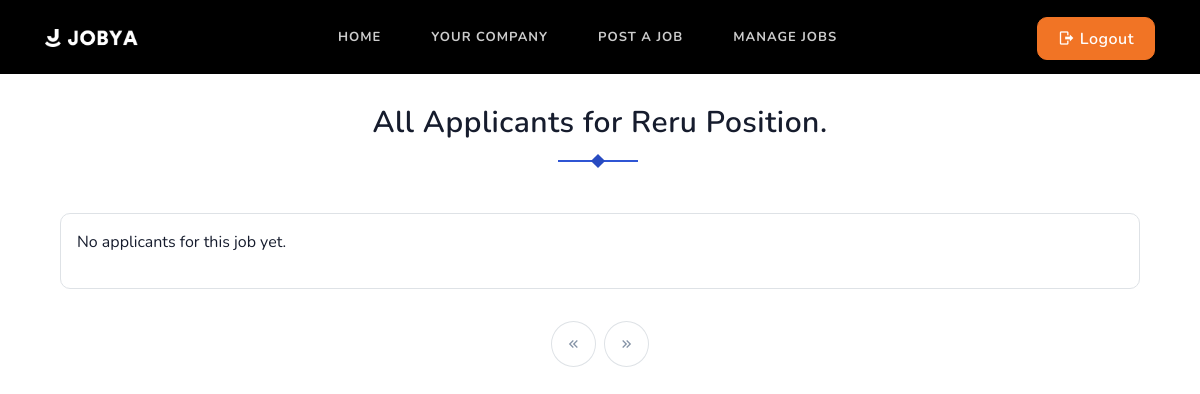
Before: /job/5/applicants/ (signed in) with the older database file.
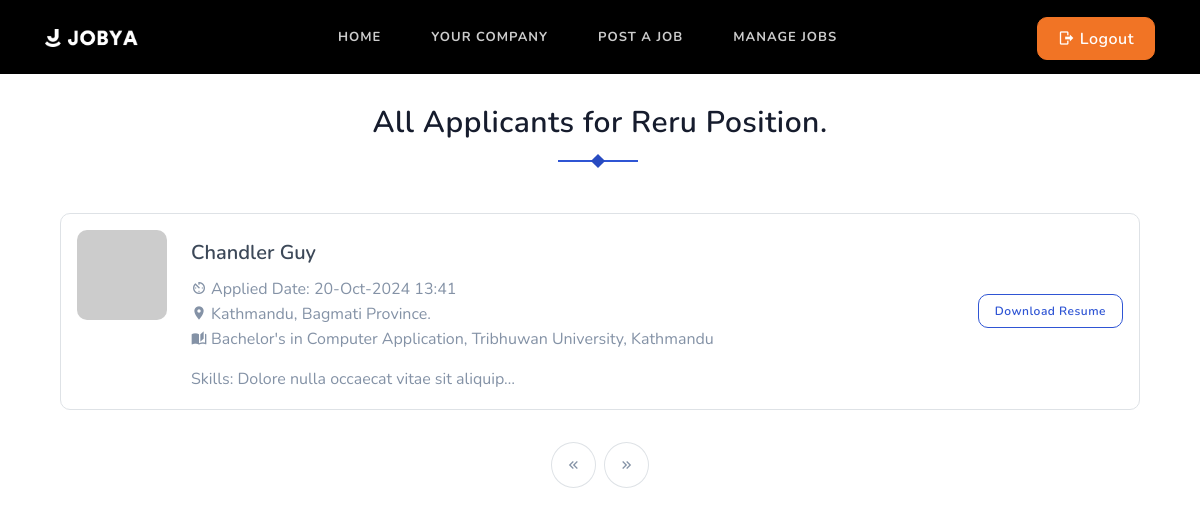
After: the same page with the newer database file.
### job/models.py (models this page shows)
class ApplyJob(models.Model):
    STATUS_CHOICES = [
        ("pending", "Pending"),
        ("approved", "Approved"),
        ("rejected", "Rejected"),
    ]
    user = models.ForeignKey(User, on_delete=models.CASCADE)
    job = models.ForeignKey(Job, on_delete=models.CASCADE)
    timestamp = models.DateTimeField(auto_now_add=True)
    status = models.CharField(max_length=20, choices=STATUS_CHOICES)

### users/models.py (models this page shows)
class User(AbstractUser):
    email = models.EmailField(unique=True)
    is_recruiter = models.BooleanField(default=False)
    is_applicant = models.BooleanField(default=False)
    has_resume = models.BooleanField(default=False)
    has_company = models.BooleanField(default=False)

### resume/models.py (models this page shows, shortened)
class Resume(models.Model):
    SEX_CHOICES = [
        ("male", "Male"),
        ("female", "Female"),
        ("other", "Other")
    ]
    MARITAL_STATUS_CHOICES = [
        ("unmarried", "Unmarried"),
        ("married", "Married"),
    ]
    user = models.OneToOneField(User, on_delete=models.CASCADE)
    first_name = models.CharField(max_length=100)
    middle_name = models.CharField(max_length=100, blank=True)
    last_name = models.CharField(max_length=100)
    date_of_birth = models.DateField(blank=True, null=True)
    sex = models.CharField(max_length=20, choices=SEX_CHOICES, default="other")
    marital_status = models.CharField(max_length=20, choices=MARITAL_STATUS_CHOICES, default="unmarried")
    city = models.CharField(max_length=100, blank=True, null=True)
    state = models.ForeignKey(State, on_delete=models.DO_NOTHING, blank=True, null=True)
    phone = models.CharField(max_length=20, blank=True, null=True)
    website = models.URLField(blank=True, null=True)
    address = models.TextField(blank=True)
    graduation = models.CharField(max_length=100, blank=True, null=True)
    university_college = models.CharField(max_length=100, blank=True, null=True)
    degree_certification = models.CharField(max_length=100, blank=True, null=True)
    level = models.CharField(max_length=50, blank=True)
    course_title = models.CharField(max_length=100, blank=True)
    additional_info = models.TextField(blank=True)
    company_name = models.CharField(max_length=100, blank=True)
    job_position = models.CharField(max_length=100, blank=True)
    location = models.CharField(max_length=100, blank=True)
    date_from = models.DateField(blank=True, null=True)
    date_to = models.DateField(blank=True, null=True)
    skills = models.CharField(max_length=255, blank=True)
    skill_proficiency = models.CharField(max_length=10, blank=True)
    resume_file = models.FileField(upload_to='resume', blank=True)

### company/models.py (models this page shows)
class State(models.Model):
    name = models.CharField(max_length=255)
    def __str__(self):
        return self.name

### job/views.py (the view)
# urls.py: path('<int:pk>/applicants/', views.AllApplicantsView.as_view(), name='applicants'),
class AllApplicantsView(ListView):
    model = ApplyJob
    template_name = 'job/all_applicants.html'
    context_object_name = 'applicants'
    def dispatch(self, request, *args, **kwargs):
        if not request.user.is_authenticated:
            messages.warning(request, 'You must be logged in to view applicants.')
            return redirect('login')
        if not request.user.is_recruiter:
            messages.warning(request, 'Permission Denied! You are not authorized to view applicants.')
            return redirect('dashboard')
        return super().dispatch(request, *args, **kwargs)
    def get_queryset(self):
        job = get_object_or_404(Job, pk=self.kwargs['pk'])
        return job.applyjob_set.all()
    def get_context_data(self, **kwargs):
        context = super().get_context_data(**kwargs)
        context['job'] = get_object_or_404(Job, pk=self.kwargs['pk'])
        page = self.request.GET.get("page", 1)
        paginator = Paginator(context['applicants'], 1)
        try:
            applicants = paginator.page(page)
        except PageNotAnInteger:
            applicants = paginator.page(1)
        except EmptyPage:
            applicants = paginator.page(paginator.num_pages)
        context['applicants'] = applicants
        return context

### company/context_processors.py (called while the page is built)
def company_context(request):
    company = None
    if request.user.is_authenticated and request.user.has_company:
        company = Company.objects.filter(user=request.user).first()  # or however you link Company to the user
    return {'company': company}

### templates/job/all_applicants.html (shortened to what the changed rows need)
{% extends 'base.html' %}
{% block content %}
    <section class="section pt-0">
        <div class="container">
            <div class="row">
                <div class="col-lg-12 col-md-8">
                    <div class="candidates-listing-item">
                        {% for applicant in applicants %}
                            <div class="border mt-4 rounded p-3">
                                <div class="row">
                                    <div class="col-md-9">
                                        <div class="float-left mr-4">
                                            <img src="https://via.placeholder.com/400X400//88929f/5a6270C/O https://placeholder.com/" alt="" class="d-block rounded" height="90">
                                        </div>
                                        <div class="candidates-list-desc overflow-hidden job-single-meta pt-2">
                                            <h5 class="mb-2">
                                                <a href="#" class="text-dark">
                                                    {{ applicant.user.resume.first_name }}
                                                    {{ applicant.user.resume.last_name }}
                                                </a>
                                            </h5>
                                            <ul class="list-unstyled">
                                                <li class="text-muted"><i class="mdi mdi-av-timer mr-1"></i>Applied Date: {{ applicant.timestamp|date:"d-M-Y H:i" }}</li>
                                                <li class="text-muted">
                                                    <a href="#" class="text-muted">
                                                        <i class="mdi mdi-map-marker mr-1"></i>{{ applicant.user.resume.city }}, {{ applicant.user.resume.state }}.
                                                    </a>
                                                </li>
                                                <li class="text-muted"><i class="mdi mdi-book-open-page-variant mr-1"></i>{{ applicant.user.resume.degree_certification }}, {{ applicant.user.resume.university_college }}</li>
                                            </ul>
                                            <p class="text-muted mt-1 mb-0">Skills: {{ applicant.user.resume.skills|truncatechars:40 }}
                                            </p>
                                        </div>
                                    </div>
                                    <div class="col-md-3 d-flex align-items-center justify-content-end">
                                        <div class="candidates-listing-btn">
                                            <a href="{{ applicant.user.resume.resume_file.url }}" class="btn btn-primary-outline btn-sm" target="_blank">Download Resume</a>
                                        </div>
                                    </div>
                                </div>
                            </div>
                        {% empty %}
                            <div class="border mt-4 rounded p-3">
                                <p>No applicants for this job yet.</p>
                            </div>
                        {% endfor %}
                    </div>
                </div>
            </div>
        </div>
    </section>
{% endblock content%}

Changed rows visible on the page:
added ApplyJob: user.resume.first_name "Chandler", user.resume.last_name "Guy", timestamp "20-Oct-2024 13:41", user.resume.city "Kathmandu", user.resume.state "Bagmati Province", user.resume.degree_certification "Bachelor's in Computer Application", user.resume.university_college "Tribhuwan University, Kathmandu", user.resume.skills "Dolore nulla occaecat vitae sit aliquip…"
Other visible differences:
text no longer shown: "No applicants for this job yet."
